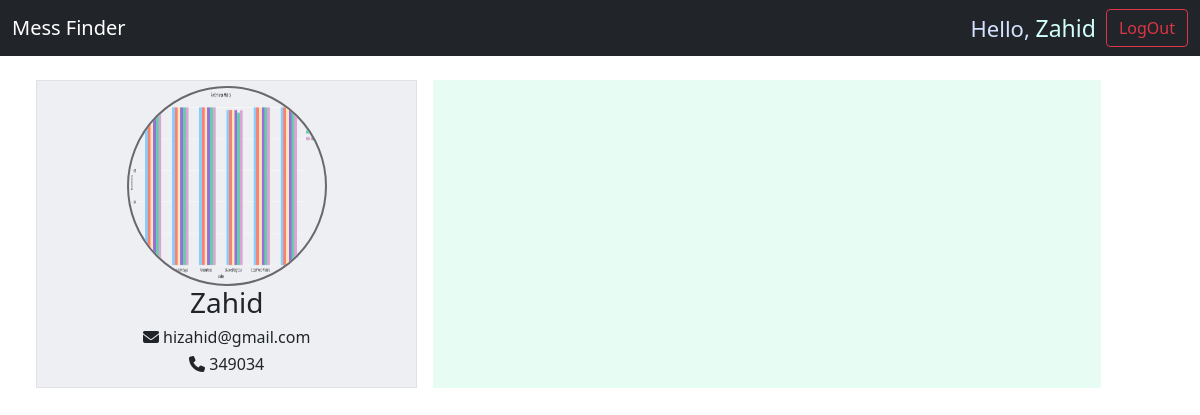
The app's page /profile (signed in) with its own data.
### MainApp/models.py (models this page shows, shortened)
class CustomUser(AbstractBaseUser, PermissionsMixin):
    sid = models.IntegerField(primary_key=True, unique=True)
    email = models.EmailField(max_length=254, unique=True)
    name = models.CharField(max_length=254)
    phone_number = models.IntegerField()
    profile_pic = models.ImageField(blank=True, upload_to="profile/")
    department = models.CharField(max_length=100)
    facebook_profile = models.URLField(null=True, blank=True)
    id_card_pic = models.ImageField(blank = True, null = True, upload_to = "id_card/")
    is_staff = models.BooleanField(default=False)
    is_superuser = models.BooleanField(default=False)
    is_active = models.BooleanField(default=True)
    date_joined = models.DateTimeField(auto_now_add=True)
    USERNAME_FIELD = "email"
    EMAIL_FIELD = "email"
    REQUIRED_FIELDS = []
    objects = CustomUserManager()

### MainApp/views.py (the view)
# urls.py: path('profile', views.profile, name = 'profile'),
def profile(request):
    return render(request, "profile.html", {})

### templates/profile.html (shortened to what this page needs)
{% extends 'base.html'%}
{% load static %}
{%block head%}
<link type="text/css" rel="stylesheet" href="{% static 'css/home.css' %}" />
{%endblock head%}
{% block content %}
<div class="container-fluid m-10">
    <div class="row m-3">
        <div class="col-lg-4 col-md-12 m-2 profile text-center">
            <img class="propic" src="{{user.profile_pic.url}}" alt="Profile Picture">
            <h3>{{user.name}}</h3>
            <h6><i class="fa-solid fa-envelope"></i> {{user.email}}</h6>
            <h6><i class="fas fa-phone"></i> {{user.phone_number}}</h6>
        </div>
        <div class="col-lg-7 col-md-12 m-2 details">
        </div>
    </div>
</div>
{% endblock content %}

### templates/base.html (shortened to what this page needs)
{%load static%}
<!DOCTYPE html>
<html lang="en">
  <head>
    <link
      href="https://cdn.jsdelivr.net/npm/bootstrap@5.1.3/dist/css/bootstrap.min.css"
      rel="stylesheet"
    />
    <link
      rel="stylesheet"
      type="text/css"
      href="https://maxcdn.bootstrapcdn.com/font-awesome/4.7.0/css/font-awesome.min.css"
    />
    {% block head %}{% endblock %}
  </head>
  <body>
    <nav class="navbar navbar-dark bg-dark">
      <div class="container-fluid">
        <a class="navbar-brand" href="{%url 'home' %}">Mess Finder</a>
        <form class="d-flex">
          <span class="hello">Hello,
            <a class = 'profile-link' href=""> {{request.user.name}}</a>
            </span>
            <a class="btn btn-outline-danger" href="{% url 'logout'%}">LogOut</a>
        </form>
      </div>
    </nav>
    {% block content %}{% endblock %}
  </body>
</html>

### static/css/home.css (style rules this page uses)
.profile { background-color: rgb(237, 239, 243); border: 1px solid rgb(224, 224, 231); padding: 5px; }
.details { background-color: rgb(231, 253, 244); }
.propic { width: 200px; height: 200px; border: 2px solid rgb(104, 104, 109); border-radius: 50%; }
a { text-decoration: None; color: #4fa3e3; }

### templates/base.html (style rules this page uses)
.hello { margin: auto; color: rgb(213, 226, 255); font-size: 22px; }
.profile-link { font-size: 23px; margin-right: 10px; color:rgb(210, 255, 253); text-decoration: none; }

### records on screen
CustomUser: user.name "Zahid", profile_pic (picture), name "Zahid", email "hizahid@gmail.com", phone_number "349034"
